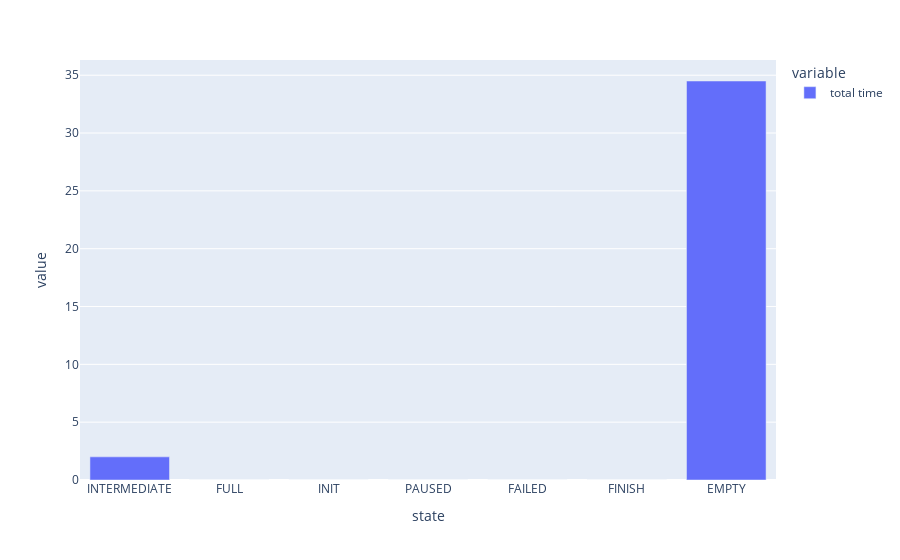

Notebook source saved alongside this figure:
### Code cell
fig.show()

### Figure 1 — Plotly figure (JSON) as saved in the notebook; plotly's stock layout.template omitted (floating-point values rounded to 4 significant figures)
{"data": [{"alignmentgroup": "True", "hovertemplate": "variable=total time<br>state=%{x}<br>value=%{y}<extra></extra>", "legendgroup": "total time", "marker": {"color": "#636efa", "pattern": {"shape": ""}}, "name": "total time", "offsetgroup": "total time", "orientation": "v", "showlegend": true, "textposition": "auto", "type": "bar", "x": ["INTERMEDIATE", "FULL", "INIT", "PAUSED", "FAILED", "FINISH", "EMPTY"], "xaxis": "x", "y": [2, 0, 0, 0, 0, 0, 34.5], "yaxis": "y"}], "layout": {"barmode": "relative", "legend": {"title": {"text": "variable"}, "tracegroupgap": 0}, "margin": {"t": 60}, "xaxis": {"anchor": "y", "domain": [0, 1], "title": {"text": "state"}}, "yaxis": {"anchor": "x", "domain": [0, 1], "title": {"text": "value"}}}}
